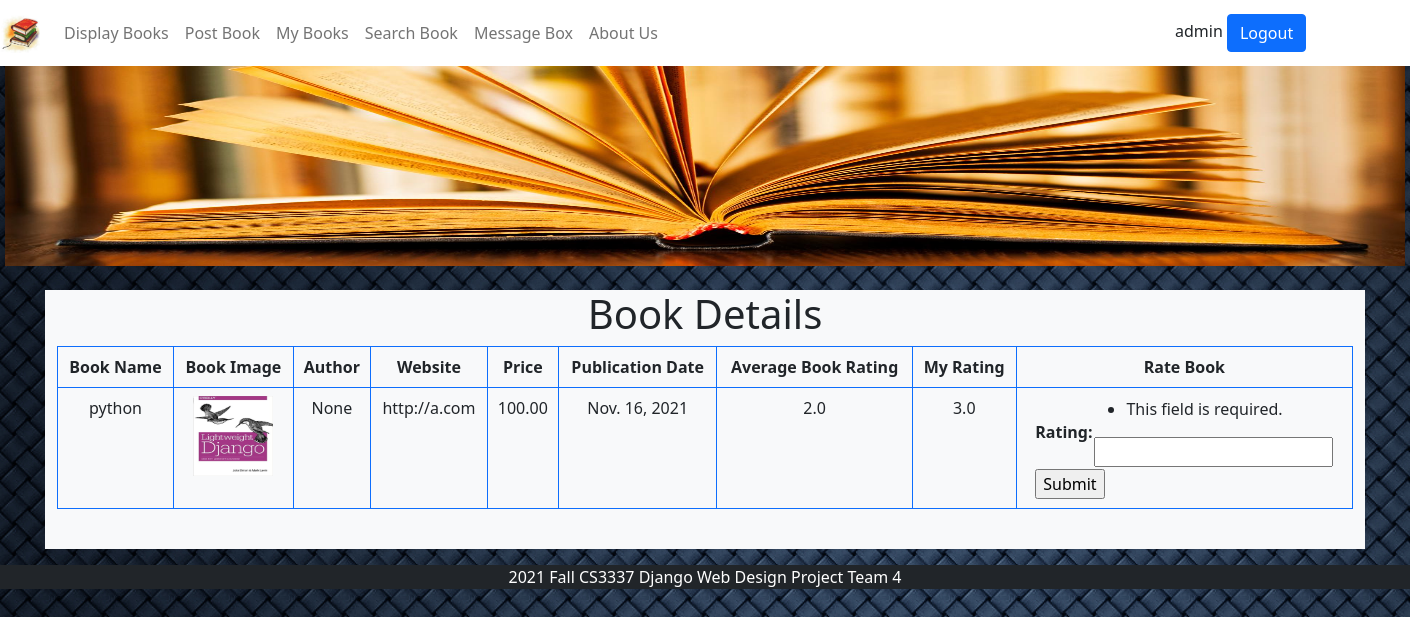
The page /book_detail/1 (signed in) on the database as committed earlier.
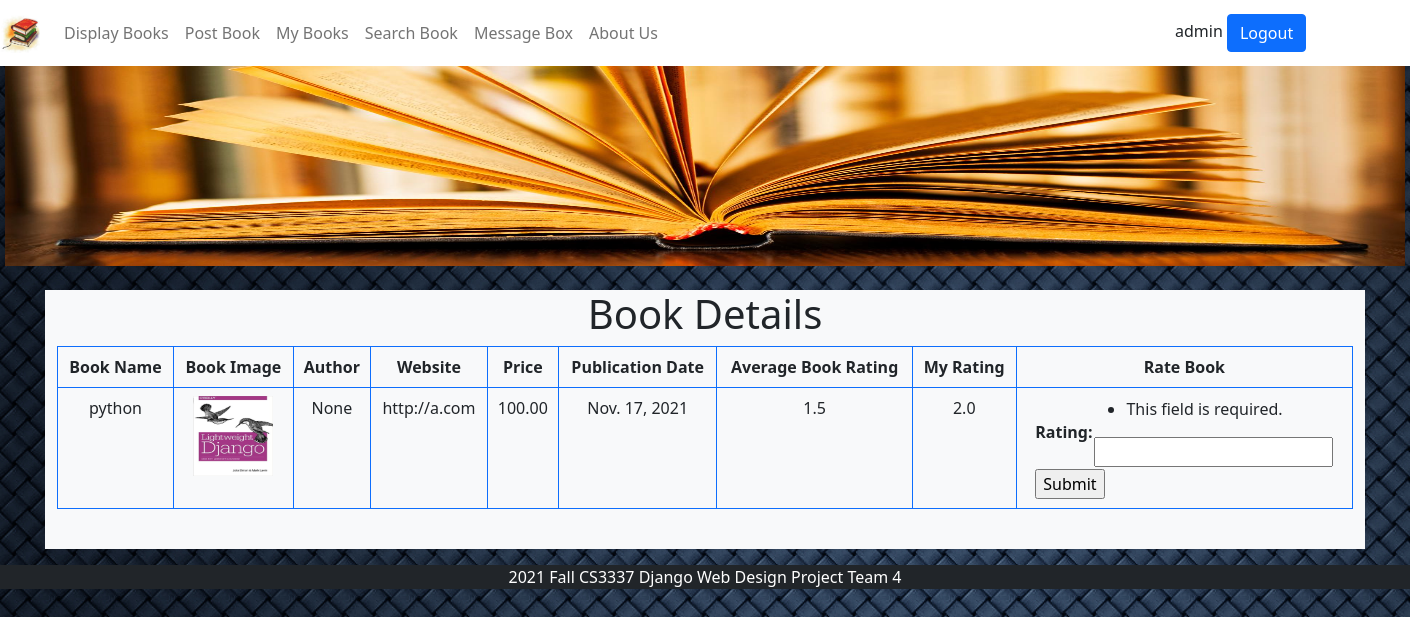
The same page on the database as committed later.
### bookMng/models.py (models this page shows, shortened)
class Book(models.Model):
    name = models.CharField(max_length=200)
    web = models.URLField(max_length=200)
    price = models.DecimalField(decimal_places=2, max_digits=6)
    publishdate = models.DateField(auto_now=True)
    picture = models.FileField(upload_to='bookEx/static/uploads')
    pic_path = models.CharField(max_length=300, editable=False, blank=True)
    username = models.ForeignKey(User, blank=True, null=True, on_delete=models.CASCADE)
    avg_rating = models.DecimalField(decimal_places=1, max_digits=65, default=5)

class BookRating(models.Model):
    rating = models.DecimalField(decimal_places=1, max_digits=2,
                                 validators=[MinValueValidator(1.0), MaxValueValidator(5.0)], default=5)
    username = models.ForeignKey(User, blank=True, null=True, on_delete=models.CASCADE)
    book = models.ForeignKey(Book, blank=True, null=True, on_delete=models.CASCADE)

### bookMng/views.py (the view, shortened to what this page needs)
# urls.py: path('book_detail/<int:book_id>',views.book_detail, name='book_detail'),
@login_required(login_url=reverse_lazy('login'))
def book_detail(request, book_id):
    book = Book.objects.get(id=book_id)
    book.pic_path = book.picture.url[14:]
    form = BookRatingForm(request.POST, request.FILES)
    lookups = Q(book=book) & Q(username=request.user)
    results = BookRating.objects.filter(lookups).distinct()
    result = None
    for res in results:
        result = res
        break
    all_ratings = BookRating.objects.filter(book=book)
    total_rating = 0
    total_number_of_ratings = 0
    for rating in all_ratings:
        total_number_of_ratings += 1
        total_rating += rating.rating
    if total_number_of_ratings != 0:
        book.avg_rating = total_rating / total_number_of_ratings
    return render(request,
                  'bookMng/book_detail.html',
                  {
                      'item_list': MainMenu.objects.all(),
                      'book': book,
                      'form': form,
                      'book_rating': result.rating,
                  })

### bookMng/forms.py
class BookRatingForm(ModelForm):
    class Meta:
        model = BookRating
        fields = [
            'rating',
        ]

### bookEx/templates/bookMng/book_detail.html (shortened to what this page needs)
{% extends "base.html" %}
{% load static %}
{% block content %}
<h1 align="center"> Book Details </h1>
<table class="table table-bordered border-primary">
    <thead class="thead-light">
    <tr align="center">
        <th scope="col">Book Name</th>
        <th scope="col">Book Image</th>
        <th scope="col">Author</th>
        <th scope="col">Website</th>
        <th scope="col">Price</th>
        <th scope="col">Publication Date</th>
        <th scope="col">Average Book Rating</th>
        <th scope="col">My Rating</th>
        <th scope="col">Rate Book</th>
    </tr>
    </thead>
    <tr align="center">
        <td>{{ book.name }}</td>
        <td>
            <img src="{% static book.pic_path %}" width="80" height="80">
        </td>
        <td>{{ book.username }}</td>
        <td>{{ book.web }}</td>
        <td>{{ book.price }}</td>
        <td>{{ book.publishdate }}</td>
        <td>{{ book.avg_rating }}</td>
        <td>{{ book_rating }}</td>
        <td>
            <form action="" enctype="multipart/form-data" method="post" novalidate>
                <table>
                    {{ form.as_table }}
                    <tr>
                        <td colspan="2"><input type="submit" value="Submit"></td>
                    </tr>
                </table>
            </form>
        </td>
    </tr>
</table>
<br>
{% endblock content %}

### bookEx/templates/base.html (shortened to what this page needs)
{% load static %}
<!DOCTYPE html>
<html lang="en">
<head>
    <link href="{% static 'main.css' %}" rel="stylesheet" type="text/css">
    <link href="https://cdn.jsdelivr.net/npm/bootstrap@5.0.2/dist/css/bootstrap.min.css" rel="stylesheet">
</head>
<body style="background-image: url('{% static 'bg.jpg' %}');">
    <nav class="navbar navbar-expand-sm navbar-light sticky-top" style="background-color: white;">
        <a class="navbar-brand " href="/">
            <img src="{% static 'logo.jfif' %}" width="40" height ="40" alt=""/>
        </a>
        <div class="collapse navbar-collapse">
            <ul class="navbar-nav mr-auto">
                    <li class="nav-item">
                        <a class="nav-link" href="\displaybooks">Display Books</a>
                    </li>
                    <li class="nav-item">
                        <a class="nav-link" href="\postbook">Post Book</a>
                    </li>
                    <li class="nav-item">
                        <a class="nav-link" href="\mybooks">My Books</a>
                    </li>
                    <li class="nav-item">
                        <a class="nav-link" href="\search">Search Book</a>
                    </li>
                    <li class="nav-item">
                        <a class="nav-link" href="\messagebox">Message Box</a>
                    </li>
                    <li class="nav-item">
                        <a class="nav-link" href="\aboutus">About Us</a>
                    </li>
                </ul>
        </div>
        <div class="col-sm-2" align="justify">
            {% if user.is_authenticated %}
            {{ user.username }}
                    <a class="btn btn-primary" href="{% url 'logout' %}?next=/" role="button">Logout</a>
                {% else %}
                    Not Logged in
                    <a class="btn btn-primary" href="{% url 'login' %}?next=/" role="button">Login</a>
            {% endif %}
        </div>
    </nav>
    <div class="col-md-12 col-lg-12" >
        <div class="px-0" align="center">
            <img src="{% static 'topbanner.jpg' %}" width="1400" height="200" alt=""/>
        </div>
    </div>
    <br>
    <div class="container bg-light">
        {% block content %}{% endblock content %}
    </div>
    <div id="footer" class="col-12 mt-3 text-white bg-dark" align="center">
        2021 Fall CS3337 Django Web Design Project Team 4
    </div>
</body>
</html>

Rows that differ between the two databases and show on the page:
changed Book "python": publishdate "Nov. 16, 2021" → "Nov. 17, 2021"; avg_rating "2.0" → "1.5"
changed BookRating: rating "3.0" → "2.0"
